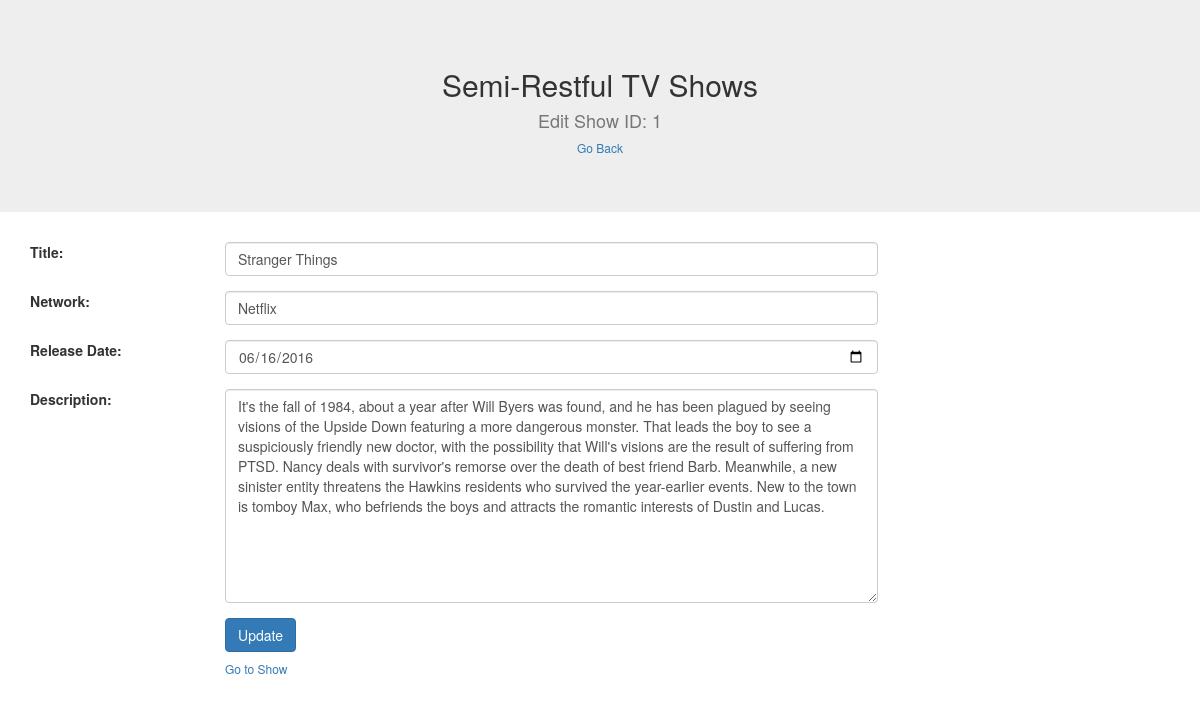
The app's page /shows/1/edit with its own data.
### semiRestfulTVShowsAPP/models.py (models this page shows)
class Show(models.Model):
    title = models.CharField(max_length=45)
    network = models.CharField(max_length=60)
    releaseDate = models.DateField()
    description = models.TextField()
    created_at = models.DateTimeField(auto_now_add=True)
    updated_at = models.DateTimeField(auto_now=True)

### semiRestfulTVShowsAPP/views.py (the view)
# urls.py: path('shows/<int:showID>/edit', views.editShow),
def editShow(request, showID):
    S = Show.objects.get(id = showID)
    context = {
        'id' : S.id,
        'title' : S.title,
        'network' : S.network,
        'releaseDate' : S.releaseDate.strftime('%Y-%m-%d'),
        'description' : S.description
    }
    return render(request, 'editShow.html', context)

### semiRestfulTVShowsAPP/templates/editShow.html (shortened to what this page needs)
<!DOCTYPE html>
<html lang="en">
<head>
    <link rel="stylesheet" href="https://maxcdn.bootstrapcdn.com/bootstrap/3.3.7/css/bootstrap.min.css">
</head>
<body>
    <header class="jumbotron jumbotron-fluid">
        <h2 class="text-center">
            Semi-Restful TV Shows
        </h2>
        <h4 class="text-center text-muted">
            Edit Show ID: {{ id }}
        </h4>
        <h6 class="text-center">
        </h6>
    </header>
    <main class="container">
        <form action="/shows/{{ id }}/update" method="post">
            <div class="row form-group">
                <div class="col-sm-2">
                    <label class="col-form-label" for="title">Title:</label>
                </div>
                <div class="col-sm-7">
                    <input type="text" name="title" class="form-control" value="{{ title }}">
                </div>
            </div>
            <div class="row form-group">
                <div class="col-sm-2">
                    <label class="col-form-label" for="network">Network:</label>
                </div>
                <div class="col-sm-7">
                    <input type="text" name="network" class="form-control" value="{{ network }}">
                </div>
            </div>
            <div class="row form-group">
                <div class="col-sm-2">
                    <label class="col-form-label" for="releaseDate">Release Date:</label>
                </div>
                <div class="col-sm-7">
                    <input type="date" name="releaseDate" class="form-control" value="{{ releaseDate }}">
                </div>
            </div>
            <div class="row form-group">
                <div class="col-sm-2">
                    <label class="col-form-label" for="description">Description:</label>
                </div>
                <div class="col-sm-7">
                    <textarea name="description" class="form-control" cols="30" rows="10">{{ description }}</textarea>
                </div>
            </div>
            <div class="row form-group">
                <div class="col-sm-2"></div>
                <div class="col-sm-2">
                    <button type="submit" class="btn btn-primary">Update</button>
                    <h6><a href="/shows/{{ id }}">Go to Show</a></h6>
                </div>
            </div>
        </form>
    </main>
</body>
</html>

### records on screen
Show: title "Stranger Things", network "Netflix", description "It's the fall of 1984, about a year after Will Byers was found, and he has been plagued by seeing visions of the Upside Down featuring a more dangerous monster. That leads the boy to see a suspiciously friendly new doctor, with the possibility that Will's visions are the result of suffering from PTSD. Nancy deals with survivor's remorse over the death of best friend Barb. Meanwhile, a new sinister entity threatens the Hawkins residents who survived the year-earlier events. New to the town is tomboy Max, who befriends the boys and attracts the romantic interests of Dustin and Lucas."

### other values on screen
{{ id }} "1"
